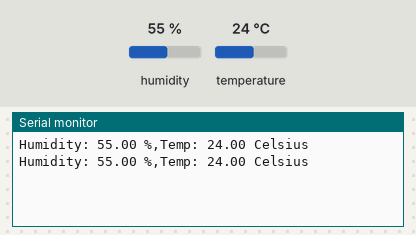
Recording of a sketch running on a simulated Arduino Uno, built with avr-gcc and run on an emulated ATmega328P. On the bench: the last lines printed to the serial monitor. Inputs (shaded band) come from the test bench; at power-on: humidity 55 %, temperature 24 °C.

Above: at 2.8 s.
2.9 s: humidity set to 22 %
At 5.3 s:
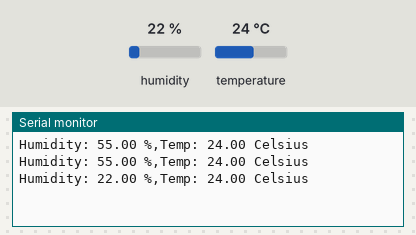
5.6 s: temperature set to 12 °C
At 6.8 s:
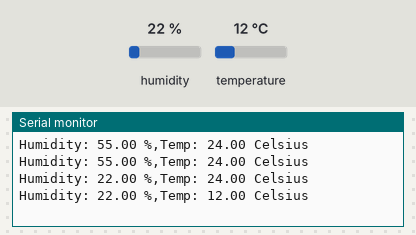
8.3 s: humidity set to 40 %
At 11.6 s:
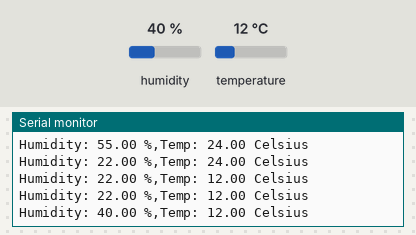
Timing chart, 0 to 13.1 s (numbered marks = the images above; inputs shaded):
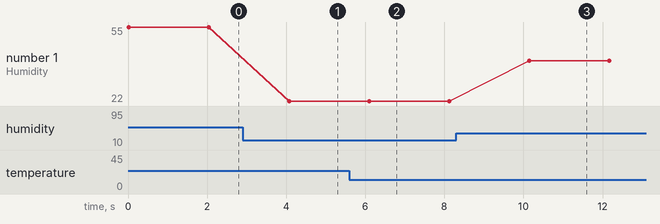

The sketch:

dht11.ino
```cpp
#include <dht.h>
dht DHT;
#define DHT11_PIN 2
float hum;
float temp;

void setup(){
  Serial.begin(9600);
}

void loop(){
  DHT.read11(DHT11_PIN);
  hum = DHT.humidity;
  temp = DHT.temperature;
  Serial.print("Humidity: ");
  Serial.print(hum);
  Serial.print(" %,Temp: ");
  Serial.print(temp);
  Serial.println(" Celsius");
  delay(2000);
}
```

Measured:
- after the input at 2.9 s, the serial monitor: prints a new line after 1.2 s (image 1)
- after the input at 5.6 s, the serial monitor: prints a new line after 0.50 s (image 2)
- after the input at 8.3 s, the serial monitor: prints a new line after 1.8 s (image 3)
- plotted number 1: 55 → 22 after the input at 2.9 s, 22 → 40 after the input at 8.3 s
